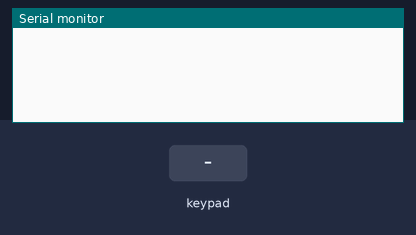
Bench run of a sketch on a simulated Arduino Leonardo, built with avr-gcc and run on an emulated ATmega32U4. On the bench: the last lines printed to the serial monitor. Wiring (inferred from the names in the program): 3×4 keypad with keys 1 2 3 4 5 6 7 8 9 * 0 #: rows pin 5, pin 6, pin 7; columns pin 4, pin 3, pin 2, pin 1. The inputs (shaded band) are chosen by the test bench. USB keyboard and mouse output is not drawn.

Above: at 1.2 s.
1.3 s: key '1' pressed
At 2.4 s:
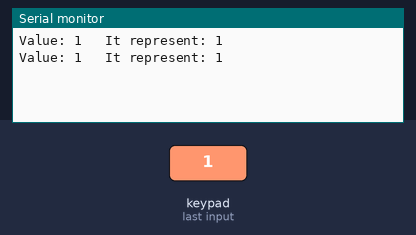
2.8 s: keypad keys 4 3 2 1 pressed 0.4 s apart
At 3.13 s:
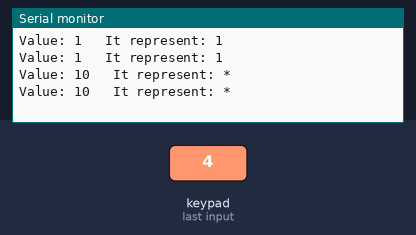
5.9 s: key '#' pressed
At 7.1 s:
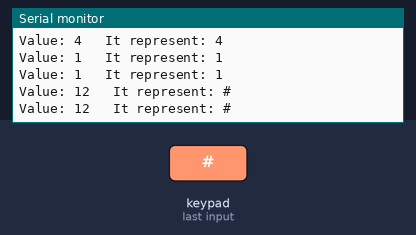
7.4 s: keypad keys 4 3 2 1 * pressed 0.4 s apart
At 10.6 s:
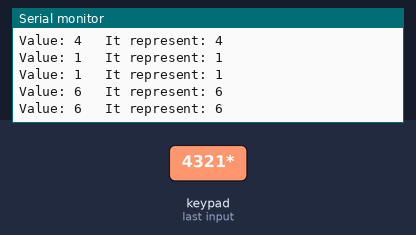
Timing chart, 0 to 11.9 s (numbered marks = the images above; inputs shaded):
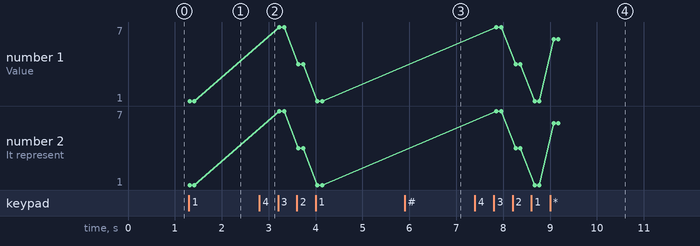

The sketch:

Multiplex_4x3_button_matrix.ino
```cpp
#include "Keyboard.h"

const int inputPin[4] = {4, 3, 2, 1};
const int outputPin[3] = {5, 6, 7};

const bool logic = LOW;

int value = 0;

String c[13] = {"", "1", "2", "3", "4", "5", "6", "7", "8", "9", "*", "0", "#"};

void setup() {
  Serial.begin(115200);
  Keyboard.begin();
  while (!Serial);
  for (int x = 0; x < 3; x++) {
    pinMode(outputPin[x], OUTPUT);
    digitalWrite(outputPin[x], logic);
  }
  for (int y = 0; y < 4; y++)
    pinMode(inputPin[y], INPUT);
}

void loop() {
  for (int x = 0; x < 3; x++) {
    digitalWrite(outputPin[x], !logic);
    for (int y = 0; y < 4; y++) {
      if (digitalRead(inputPin[y]) == !logic && value == 0)value = x + y * 3 + 1 ;
    }
    digitalWrite(outputPin[x], logic);
  }
  if (value != 0){
    Serial.println("Value: " + String(value) + "\t It represent: " + c[value]);
    Keyboard.print(c[value]);
  }
  value = 0;
  delay(100);
}
```

Measured:
- after the input at 1.3 s, the serial monitor: prints a new line at once (image 1)
- after the input at 2.8 s, the serial monitor: prints a new line at once (image 2)
- after the input at 5.9 s, the serial monitor: prints a new line after 0.05 s (image 3)
- after the input at 7.4 s, the serial monitor: prints a new line after 0.05 s (image 4)
- plotted number 1: 1 → 6 after the input at 7.4 s
- plotted number 2: 1 → 6 after the input at 7.4 s
